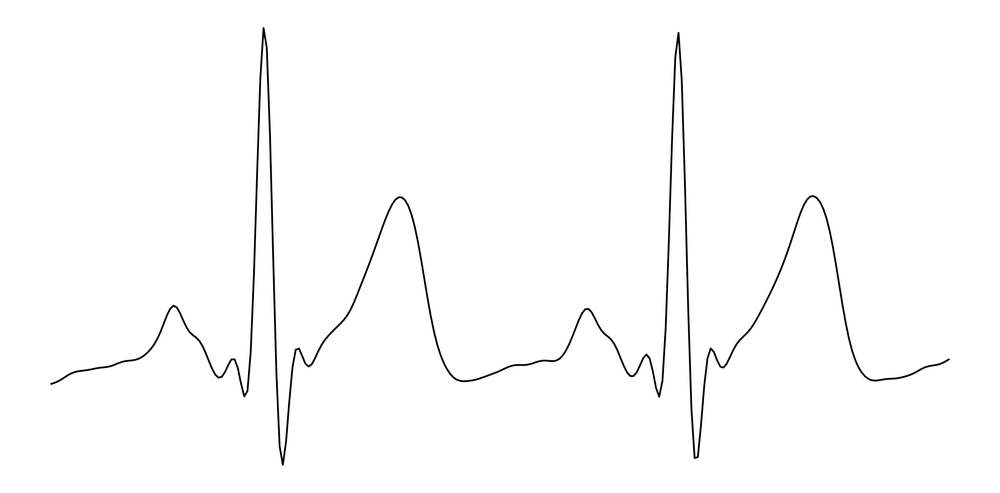
#> input picture testing_code/opencv_tut/filtered.png, 1000 x 493 px, shrunk from 2355 x 1162 before the run
$ jupyter execute opencv_code.ipynb   (shell and % lines are left out)
#> lines starting #> are read from the running program, lines starting #| are printed output that depends on the picture; after the words box and inside, x2 and y2 are one past the last pixel; in counts of white or black regions, pixels touching at a corner belong together
[cell 1]
import numpy as np
import cv2 as cv

[cell 2]
import numpy as np
import cv2 as cv

img = cv.imread('filtered.png', 0)
#> img is the input picture: shape (493, 1000); min 0, max 255, mean 251.9

# img = cv2.IMREAD_LOAD_GDAL('filtered.png')

print (img.shape)
#| (493, 1000)
print (img.size)
#| 493000
print (img.dtype)
#| uint8

# ball = img[280:340, 330:390]
# grass = img[273:283, 100:110]
# # img[273:333, 100:160] = ball
# img[280:340, 330:390] = grass

cv.imshow('image', img)
cv.waitKey(0) & 0xFF
cv.destroyAllWindows()


# [6 lines of commented-out code are left out]

[cell 3]
img

[cell 4]
import numpy as np
import cv2 as cv

img = cv.imread('filtered.png')

gray = cv.cvtColor(img, cv.COLOR_BGR2GRAY)

corners = cv.goodFeaturesToTrack(gray, 1000, 0.01, 10)
#> corners = 37 rows, first 8: [244, 396], [297, 350], [710, 348], [659, 396], [646, 357], [694, 457], [282, 465], [263, 27]

corners = np.int0(corners)

for i in corners:
    x, y = i.ravel()
    cv.circle(img, (x, y), 3, [255, 255, 0], -1)
#> this loop made 37 passes
#> (x, y) on passes 1 to 12: (244, 396), (297, 350), (710, 348), (659, 396), (646, 357), (694, 457), (282, 465), (263, 27), (678, 32), (232, 361), (949, 359), (50, 383)
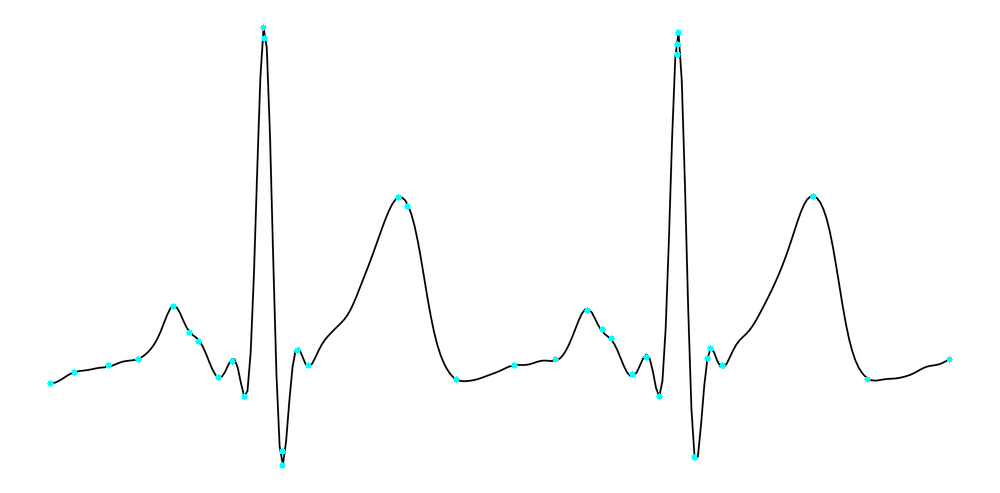
#> img: shape (493, 1000, 3); 0.22% of pixels changed, all inside (x1, y1, x2, y2) = (47, 24, 953, 469)

cv.imshow('Shi-Tomasi Corner Detector', img)

if cv.waitKey(0) & 0xff == 27:
#> (key Esc is pressed here)
    cv.destroyAllWindows()

[cell 5]
from scipy import signal
import numpy as np
import matplotlib.pyplot as plt
t = np.linspace(0, 1, 500, endpoint=False)
plt.plot(t, signal.square(2 * np.pi * 5 * t))
plt.ylim(-2, 2)

plt.figure()
sig = np.sin(2 * np.pi * t)
pwm = signal.square(2 * np.pi * 30 * t, duty=(sig + 1)/2)
plt.subplot(2, 1, 1)
plt.plot(t, sig)
plt.subplot(2, 1, 2)
plt.plot(t, pwm)
plt.ylim(-1.5, 1.5)
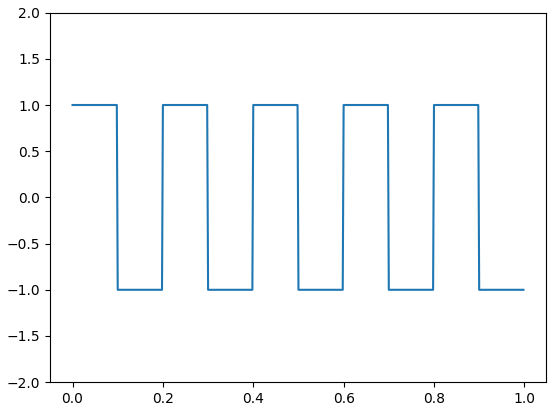
#> figure drawn by matplotlib, 1 panel; curve peaks at x = 0, y = 1
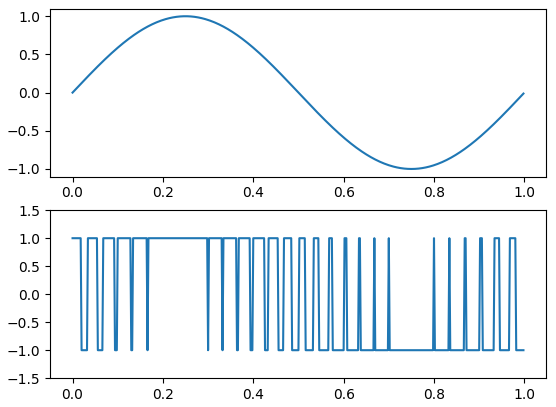
#> figure drawn by matplotlib, 2 panels; panel 1: curve peaks at x = 0.25, y = 1; panel 2: curve peaks at x = 0, y = 1
